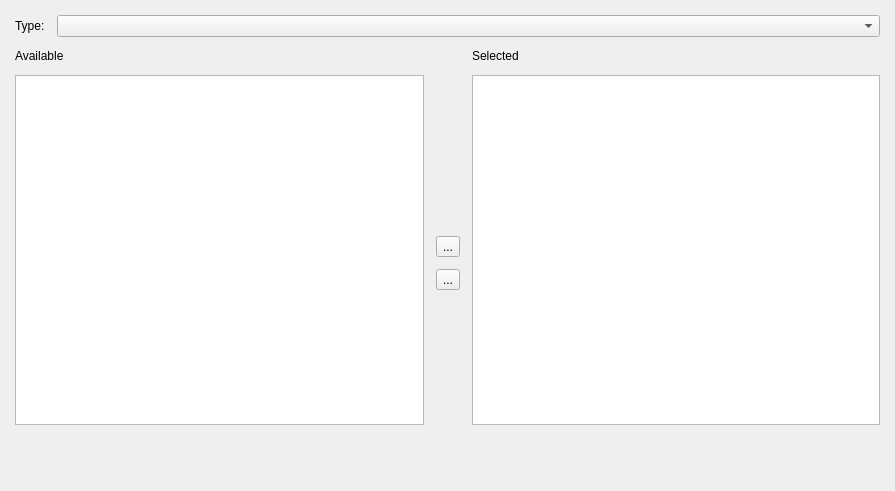
<?xml version="1.0" encoding="utf-8"?>
<ui version="4.0">
 <author>
    SPDX-FileCopyrightText: none
    SPDX-License-Identifier: GPL-3.0-or-later
  </author>
 <class>WdgDlgEmbedTags</class>
 <widget class="QWidget" name="WdgDlgEmbedTags">
  <property name="geometry">
   <rect>
    <x>0</x>
    <y>0</y>
    <width>895</width>
    <height>491</height>
   </rect>
  </property>
  <property name="sizePolicy">
   <sizepolicy hsizetype="Maximum" vsizetype="Preferred">
    <horstretch>0</horstretch>
    <verstretch>0</verstretch>
   </sizepolicy>
  </property>
  <property name="windowTitle">
   <string>New Bundle…</string>
  </property>
  <property name="windowOpacity">
   <double>1.000000000000000</double>
  </property>
  <layout class="QGridLayout" name="gridLayout_3">
   <property name="leftMargin">
    <number>15</number>
   </property>
   <property name="topMargin">
    <number>15</number>
   </property>
   <property name="rightMargin">
    <number>15</number>
   </property>
   <property name="bottomMargin">
    <number>15</number>
   </property>
   <property name="horizontalSpacing">
    <number>20</number>
   </property>
   <item column="0" row="0">
    <layout class="QGridLayout" name="gridLayout_4">
     <property name="verticalSpacing">
      <number>12</number>
     </property>
     <item column="0" row="0">
      <layout class="QHBoxLayout" name="horizontalLayout_2">
       <property name="spacing">
        <number>12</number>
       </property>
       <item>
        <widget class="QLabel" name="label_3">
         <property name="text">
          <string>Type:</string>
         </property>
        </widget>
       </item>
       <item>
        <widget class="QComboBox" name="cmbResourceTypes">
         <property name="sizePolicy">
          <sizepolicy hsizetype="MinimumExpanding" vsizetype="Fixed">
           <horstretch>0</horstretch>
           <verstretch>0</verstretch>
          </sizepolicy>
         </property>
         <property name="insertPolicy">
          <enum>QComboBox::InsertAlphabetically</enum>
         </property>
        </widget>
       </item>
      </layout>
     </item>
     <item column="0" row="1">
      <layout class="QHBoxLayout" name="horizontalLayout_3">
       <property name="spacing">
        <number>12</number>
       </property>
       <item>
        <layout class="QGridLayout" name="gridLayout">
         <property name="leftMargin">
          <number>0</number>
         </property>
         <property name="spacing">
          <number>12</number>
         </property>
         <item column="1" row="1">
          <widget class="QListWidget" name="tableAvailable">
           <property name="minimumSize">
            <size>
             <width>0</width>
             <height>350</height>
            </size>
           </property>
           <property name="spacing">
            <number>2</number>
           </property>
          </widget>
         </item>
         <item column="1" row="0">
          <widget class="QLabel" name="label_4">
           <property name="text">
            <string>Available</string>
           </property>
          </widget>
         </item>
         <item column="1" row="2">
          <spacer name="verticalSpacer">
           <property name="orientation">
            <enum>Qt::Vertical</enum>
           </property>
           <property name="sizeHint" stdset="0">
            <size>
             <width>20</width>
             <height>40</height>
            </size>
           </property>
          </spacer>
         </item>
        </layout>
       </item>
       <item>
        <layout class="QVBoxLayout" name="verticalLayout">
         <property name="spacing">
          <number>12</number>
         </property>
         <item>
          <spacer name="verticalSpacer_4">
           <property name="orientation">
            <enum>Qt::Vertical</enum>
           </property>
           <property name="sizeHint" stdset="0">
            <size>
             <width>20</width>
             <height>40</height>
            </size>
           </property>
          </spacer>
         </item>
         <item>
          <widget class="QToolButton" name="bnAdd">
           <property name="text">
            <string>...</string>
           </property>
          </widget>
         </item>
         <item>
          <widget class="QToolButton" name="bnRemove">
           <property name="text">
            <string>...</string>
           </property>
          </widget>
         </item>
         <item>
          <spacer name="verticalSpacer_3">
           <property name="orientation">
            <enum>Qt::Vertical</enum>
           </property>
           <property name="sizeHint" stdset="0">
            <size>
             <width>20</width>
             <height>40</height>
            </size>
           </property>
          </spacer>
         </item>
        </layout>
       </item>
       <item>
        <layout class="QGridLayout" name="gridLayout_2">
         <property name="spacing">
          <number>12</number>
         </property>
         <item column="0" row="1">
          <widget class="QListWidget" name="tableSelected">
           <property name="minimumSize">
            <size>
             <width>0</width>
             <height>350</height>
            </size>
           </property>
           <property name="spacing">
            <number>2</number>
           </property>
          </widget>
         </item>
         <item column="0" row="0">
          <widget class="QLabel" name="label_6">
           <property name="text">
            <string>Selected</string>
           </property>
          </widget>
         </item>
         <item column="0" row="2">
          <spacer name="verticalSpacer_2">
           <property name="orientation">
            <enum>Qt::Vertical</enum>
           </property>
           <property name="sizeHint" stdset="0">
            <size>
             <width>20</width>
             <height>40</height>
            </size>
           </property>
          </spacer>
         </item>
        </layout>
       </item>
      </layout>
     </item>
    </layout>
   </item>
  </layout>
 </widget>
 <resources/>
 <connections/>
</ui>
